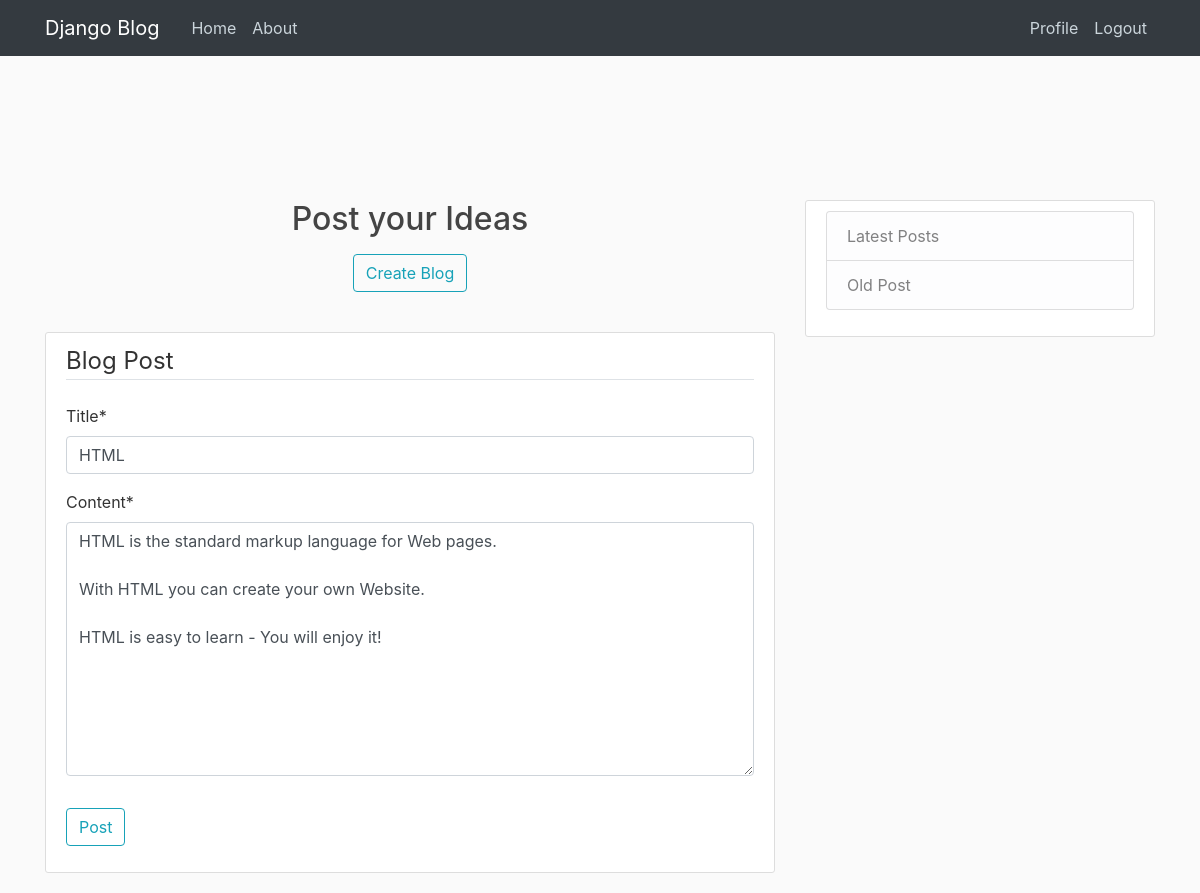
Page /post/1/update/ (signed in) on the committed database.
### blog/models.py (models this page shows, shortened)
class Post(models.Model):
    title = models.CharField(max_length=100)
    content = models.TextField()
    date_posted = models.DateTimeField(default=timezone.now)
    author = models.ForeignKey(User, on_delete=models.CASCADE)

### blog/views.py (the view, shortened to what this page needs)
# urls.py: path('post/<int:pk>/update/', PostUpdateView.as_view(), name='post-update'),
class PostUpdateView(LoginRequiredMixin, UserPassesTestMixin, UpdateView):
    model = Post
    fields = ['title', 'content']
    def test_func(self):
        post = self.get_object()
        if self.request.user == post.author:
            return True
        return False

### templates/blog/post_form.html (shortened to what this page needs)
{% extends "blog/base.html" %} {% load crispy_forms_tags %} {% block content %}
<div class="content-section">
    <form method="POST">
        <fieldset class="form-group">
            <legend class="border-bottom mb-4">Blog Post</legend>
            {{ form|crispy }}
        </fieldset>
        <div class="form-group">
            <button class="btn btn-outline-info" type="submit">Post</button>
        </div>
    </form>
</div>
{% endblock content %}

### static/blog/main.css (style rules this page uses)
body { background: #fafafa; color: #333333; margin-top: 5rem; }
.content-section { background: #ffffff; padding: 10px 20px; border: 1px solid #dddddd; border-radius: 3px; margin-bottom: 20px; }

### rows in the picture
Post: title "HTML", content "HTML is the standard markup language for Web pages. With HTML you can create your own Website. HTML is easy to learn - You will enjoy it!"
